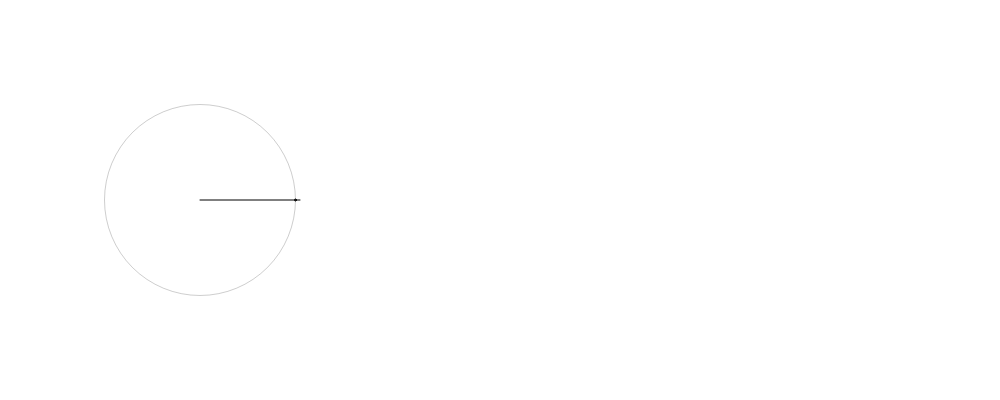
Frame 1 (no input)
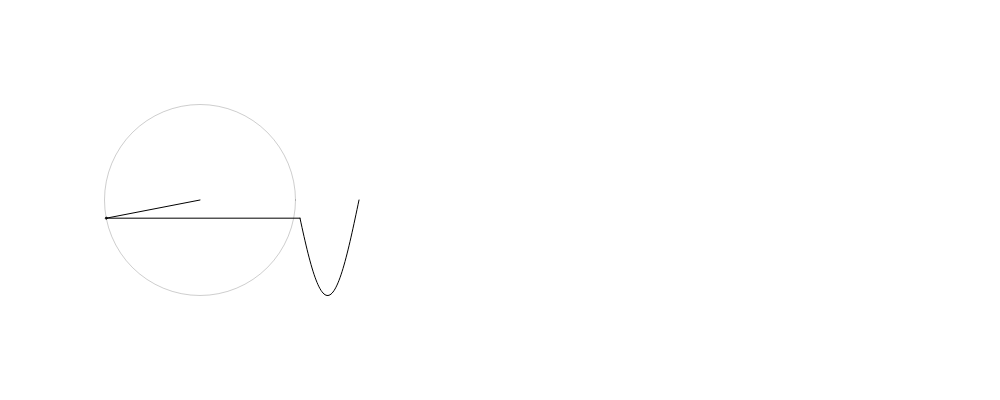
Frame 60 (no input)
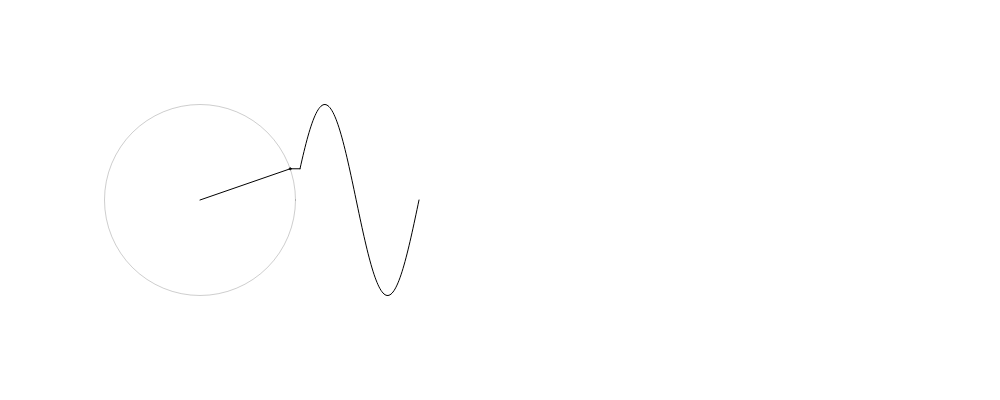
Frame 120 (the mouse pressed at the canvas centre since frame 60)

The p5.js sketch that drew these frames (run headless with seeded random() and noise() and a simulated clock; from frame 60 on, the mouse is pressed at the canvas centre):

// p5.js sketch
// ── sketch.js
let time = 0;
let wave = [];

let slider;

function setup() {
  createCanvas(1000, 400);
  slider = createSlider(1, 100, 1);
}

function draw() {
  background(255);

  translate(200, 200);

  let x = 0;
  let y = 0;
  
  for (let i = 0; i < slider.value(); i++) {
    let prevx = x;
    let prevy = y;
    let n = i * 2 + 1;
    let radius = 150 * (4 / (n * TWO_PI));

    x  += radius * cos(n * time);
    y  += radius * sin(n * time);
    
    stroke(0, 50);
    noFill();
    ellipse(prevx, prevy, 2 * radius);

    stroke(0);
    line(prevx, prevy, x, y);
    ellipse(x, y, 2);
  }

  wave.unshift(y);
  translate(100, 0);
  line(x-100, y, 0, wave[0]);

  beginShape();
  noFill();
  for (let i = 0; i < wave.length; i++) {
    vertex (i, wave[i]);
  }
  endShape();


  time += 0.05;

  if (wave.length > 600) {
    wave.pop();
  }
}
